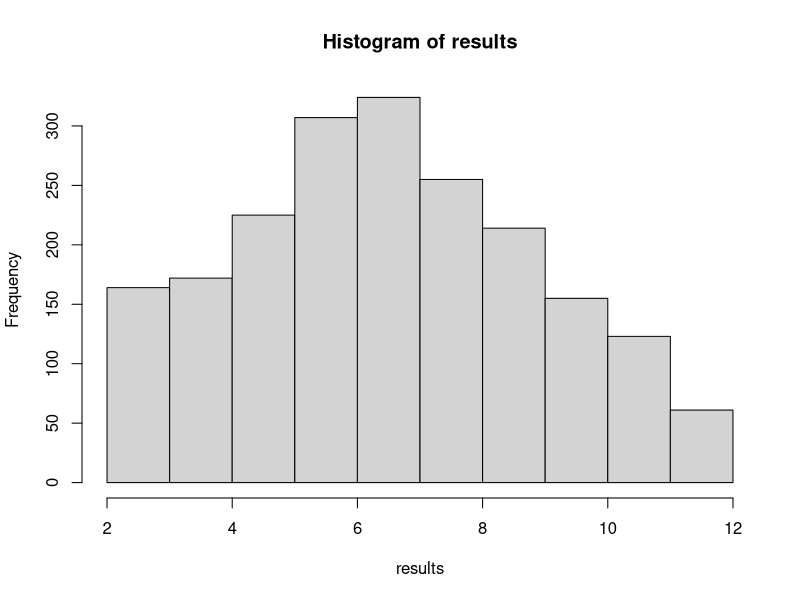
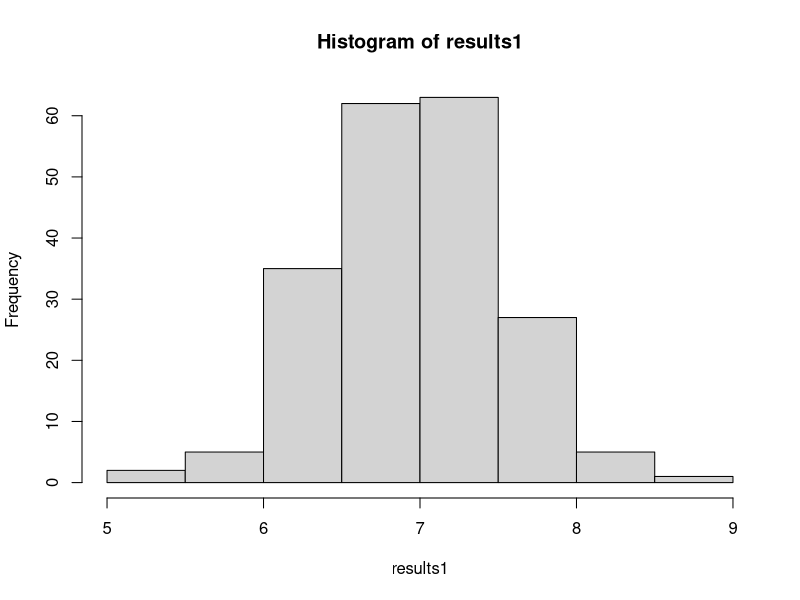

These charts were generated, in order, by the following R code:
#Dice roll code

dice_roll<-function(){
  sum(sample(1:6, size = 2, replace = TRUE))
}

results<-replicate(2000,dice_roll())
mean(results)
sd(results)

hist(results)

dice_roll_mean<-function(){
  mean(replicate(20,dice_roll()))
}

results1<-replicate(200,dice_roll_mean())
mean(results1)
sd(results1)

hist(results1)
